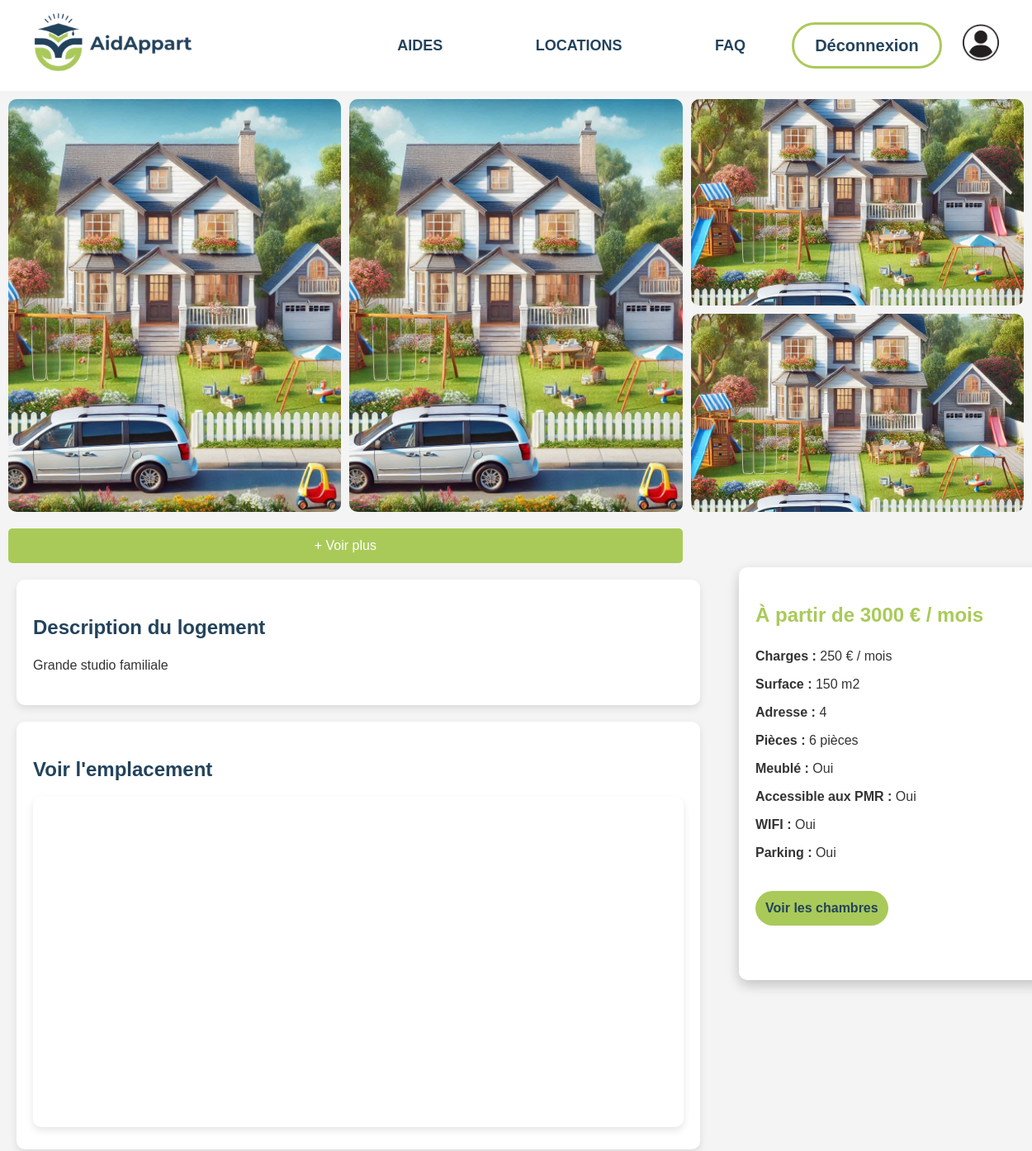
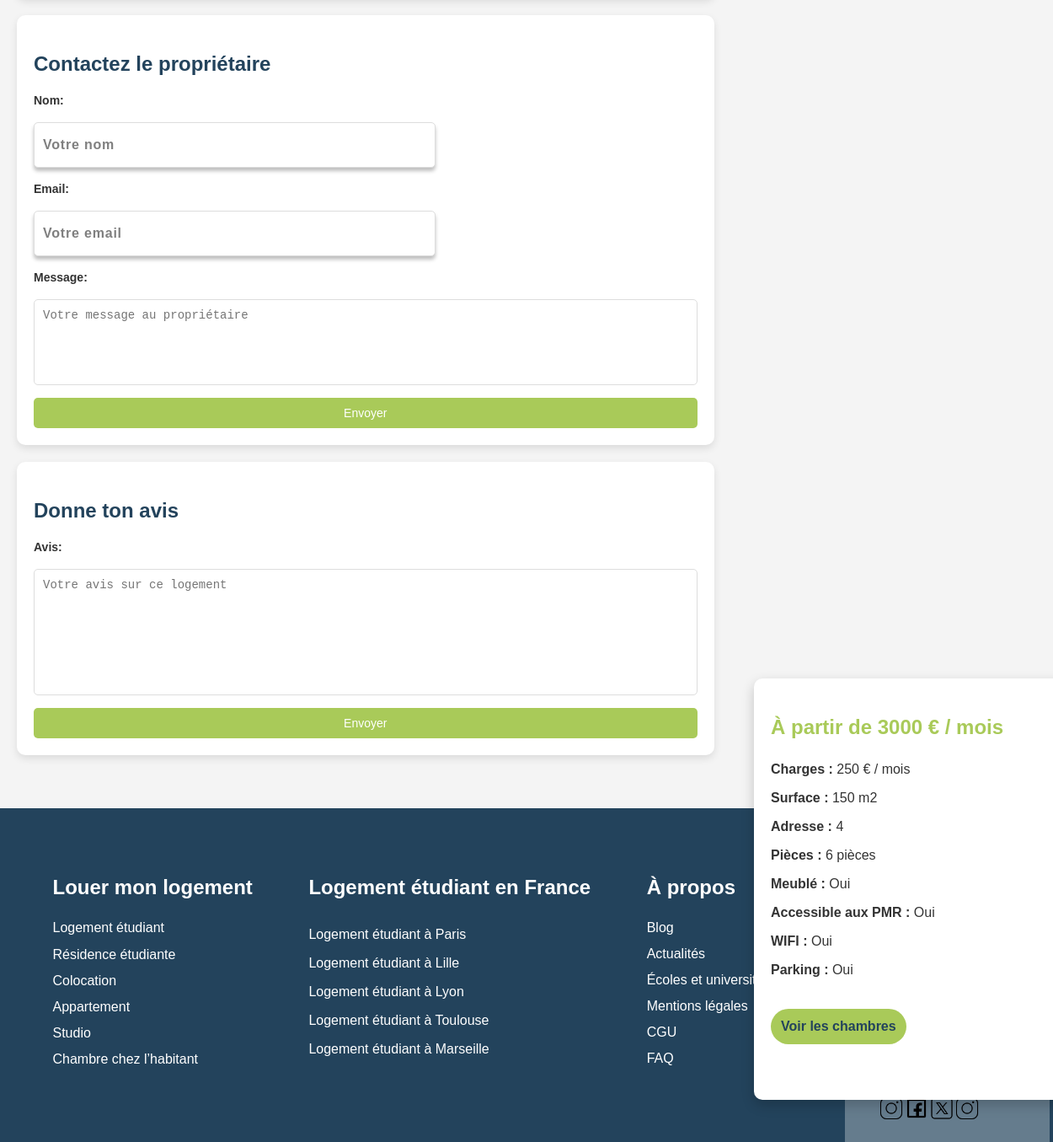
/?controller=annonces&action=annonces&id=4 (signed in), run on the app's committed database (2 pictures, top to bottom).
### tables this page shows
CREATE TABLE Logement (
    id INT PRIMARY KEY AUTO_INCREMENT,
    type VARCHAR(255) NOT NULL,
    surface INT NOT NULL,
    proprietaire INT NOT NULL,
    loyer INT NOT NULL,
    charges INT NOT NULL,
    creer_a DATE NOT NULL,
    adresse INT NOT NULL,
    est_meuble BOOLEAN NOT NULL,
    a_WIFI BOOLEAN NOT NULL,
    est_accessible_PMR BOOLEAN NOT NULL,
    nb_pieces INT NOT NULL,
    a_parking BOOLEAN NOT NULL,
    description TEXT NOT NULL,
    FOREIGN KEY (proprietaire) REFERENCES Personne(id) ON DELETE CASCADE
);

### Models/Model.php (called while the page is built, shortened)
<?php
require_once 'Utils/config.php';
class Model {
    private $db;
    private static $instance = null;
    private function __construct() {
        global $servername, $username, $password, $dbname;
        $this->db = new PDO("mysql:host=$servername;dbname=$dbname", $username, $password);
        $this->db->setAttribute(PDO::ATTR_ERRMODE, PDO::ERRMODE_EXCEPTION);
        $this->db->query("SET NAMES 'utf8'");
    }
    public static function getModel() {
        if (self::$instance === null) {
            self::$instance = new self();
        }
        return self::$instance;
    }
    public function getAnnonceById($id) {
        $stmt = $this->db->prepare("SELECT * FROM Logement WHERE id = :id");
        $stmt->bindParam(':id', $id, PDO::PARAM_INT);
        $stmt->execute();
        return $stmt->fetch(PDO::FETCH_ASSOC);
    }
}
?>

### Utils/config.php (called while the page is built, shortened)
<?php
$environment = (getenv('SERVER_NAME') == 'localhost') ? 'local' : 'production';
if ( $environment == "local") {
    $servername = 'localhost';
    $username = 'default_user';
    $password = 'AidappartNova';
    $dbname = 'aidappart';
} else {
    $servername = getenv("MYSQL_HOST");
    $username = getenv("MYSQL_USER");
    $password = getenv("MYSQL_PASSWORD");
    $dbname = getenv("MYSQL_DATABASE");
}
?>

### Views/view_annonces.php (the view, shortened to what this page needs)
<!DOCTYPE html>
<html lang="en">
<head>
  <link rel="stylesheet" href="Content/css/css_annonce.css">
</head>
<body>
  <?php include 'Layout/view_header.php'; ?>
  <div class="container-annonce">
  <div class="image-gallery">
    <img src="Content/Images/Proprio_<?php echo $data["id_annonces"]; ?>/Logement_<?php echo $data["id_annonces"]; ?>/image_vitrine.png" alt="Room view">
    <img src="Content/Images/Proprio_<?php echo $data["id_annonces"]; ?>/Logement_<?php echo $data["id_annonces"]; ?>/image_vitrine.png" alt="Pool view">
    <img src="Content/Images/Proprio_<?php echo $data["id_annonces"]; ?>/Logement_<?php echo $data["id_annonces"]; ?>/image_vitrine.png" alt="Lounge area">
    <img src="Content/Images/Proprio_<?php echo $data["id_annonces"]; ?>/Logement_<?php echo $data["id_annonces"]; ?>/image_vitrine.png" alt="Rooftop area">
    <button id="show-more" class="show-more">+ Voir plus</button>
  </div>
    <aside class="details">
      <h2>À partir de <strong><?php echo htmlspecialchars($data["annonces"]['loyer']); ?> € / mois </strong></h2>
      <p><strong>Charges : </strong><?php echo htmlspecialchars($data["annonces"]['charges']); ?> € / mois</p>
      <p><strong>Surface : </strong><?php echo htmlspecialchars($data["annonces"]['surface']); ?> m2 </p>
      <p><strong>Adresse : </strong><?php echo htmlspecialchars($data["annonces"]['adresse']); ?></p>
      <p><strong>Pièces : </strong><?php echo htmlspecialchars($data["annonces"]['nb_pieces']); ?> pièces </p>
      <p><strong>Meublé : </strong><?php echo htmlspecialchars($data["annonces"]['est_meuble']); ?></p>
      <p><strong>Accessible aux PMR : </strong><?php echo htmlspecialchars($data["annonces"]['est_accessible_PMR']); ?></p>
      <p><strong>WIFI : </strong><?php echo htmlspecialchars($data["annonces"]['a_WIFI']); ?></p>
      <p><strong>Parking : </strong><?php echo htmlspecialchars($data["annonces"]['a_parking']); ?></p></br>
      <button id="show-more-ch" class="show-more-ch">Voir les chambres</button>
    </aside>
  </div>
  <aside class="details-info">
    <h2>À partir de <strong><?php echo htmlspecialchars($data["annonces"]['loyer']); ?> € / mois </strong></h2>
      <p><strong>Charges : </strong><?php echo htmlspecialchars($data["annonces"]['charges']); ?> € / mois</p>
      <p><strong>Surface : </strong><?php echo htmlspecialchars($data["annonces"]['surface']); ?> m2 </p>
      <p><strong>Adresse : </strong><?php echo htmlspecialchars($data["annonces"]['adresse']); ?></p>
      <p><strong>Pièces : </strong><?php echo htmlspecialchars($data["annonces"]['nb_pieces']); ?> pièces </p>
      <p><strong>Meublé : </strong><?php echo htmlspecialchars($data["annonces"]['est_meuble']); ?></p>
      <p><strong>Accessible aux PMR : </strong><?php echo htmlspecialchars($data["annonces"]['est_accessible_PMR']); ?></p>
      <p><strong>WIFI : </strong><?php echo htmlspecialchars($data["annonces"]['a_WIFI']); ?></p>
      <p><strong>Parking : </strong><?php echo htmlspecialchars($data["annonces"]['a_parking']); ?></p></br>
      <button id="show-more-ch" class="show-more-ch">Voir les chambres</button>
  </aside>
  <section class="description">
    <h2>Description du logement</h2>
    <p><?php echo htmlspecialchars($data["annonces"]['description']); ?></p>
  </section>
  <section class="location">
    <h2>Voir l'emplacement</h2>
    <iframe
      src="https://www.google.com/maps/embed?pb=!1m18!1m12!1m3!1d2886.5263202364767!2d1.3570190155071896!3d43.61582257912245!2m3!1f0!2f0!3f0!3m2!1i1024!2i768!4f13.1!3m3!1m2!1s0x12aea3a4a4f7e1b1%3A0x74f80760b48a5a59!2sAppart&#39;City%20Toulouse%20A%C3%A9roport%20Cornebarrieu!5e0!3m2!1sen!2sfr!4v1635154872891!5m2!1sen!2sfr"
      width="100%"
      height="400"
      style="border:0;"
      allowfullscreen=""
      loading="lazy"
    ></iframe>
  </section>
  <section class="contact">
    <h2>Contactez le propriétaire</h2>
    <form>
      <label for="name">Nom:</label>
      <input type="text" id="name" placeholder="Votre nom" required>
      <label for="email">Email:</label>
      <input type="email" id="email" placeholder="Votre email" required>
      <label for="message">Message:</label>
      <textarea id="message" placeholder="Votre message au propriétaire" rows="5" required></textarea>
      <button type="submit">Envoyer</button>
    </form>
  </section>
  <section class="contact">
    <h2>Donne ton avis</h2>
    <form>
      <label for="message">Avis:</label>
      <textarea id="message" placeholder="Votre avis sur ce logement" rows="8" required></textarea>
      <button type="submit">Envoyer</button>
    </form>
  </section>
  <?php include 'Layout/footer.php'; ?>
</body>
</html>

### Content/css/css_annonce.css (style rules this page uses)
.image-gallery { position: relative; display: grid; height: auto; grid-template-columns: repeat(3, 1fr); gap: 10px; flex: 3; max-width: 100%; }
.image-gallery img { width: 100%; height: 300px; border-radius: 10px; object-fit: cover; }
.image-gallery img:nth-child(1) { height: 500px; grid-column: 1; grid-row: 1 / span 2; }
.image-gallery img:nth-child(2) { height: 500px; grid-column: 2; grid-row: 1; }
.image-gallery img:nth-child(3) { height: 250px; grid-column: 3; grid-row: 1; }
.image-gallery img:nth-child(4) { margin-top: 260px; height: 240px; grid-column: 3; grid-row: 1; }
.show-more { grid-column: 1 / span 2; padding: 12px; background-color: #a9ca59; color: white; border: none; border-radius: 5px; cursor: pointer; font-size: 16px; transition: background-color 0.3s ease; }
.container-annonce { display: flex; justify-content: space-between; align-items: flex-start; gap: 10px; max-width: 100%; margin: 10px; flex-wrap: wrap; box-sizing: border-box; }
.details { position: absolute; top: 25%; left: 70%; flex: 1; background-color: white; padding: 20px; border-radius: 10px; box-shadow: 0 6px 15px rgba(0, 0, 0, 0.2); width: 380px; margin-left: 20px; box-sizing: border-box; height: 500px; }
.details h2 { color: #a9ca59; }
.details p { margin: 10px 0; }
.details button { background-color: #a9ca59; color: #23435c; padding: 12px; border: none; border-radius: 25px; font-size: 16px; font-weight: bold; cursor: pointer; transition: background-color 0.3s ease; }
.details-info { position: absolute; top: 80%; left: 70%; flex: 1; background-color: white; padding: 20px; border-radius: 10px; box-shadow: 0 6px 15px rgba(0, 0, 0, 0.2); width: 380px; margin-left: 20px; box-sizing: border-box; height: 500px; }
.details-info h2 { color: #a9ca59; }
.details-info p { margin: 10px 0; }
.details-info button { background-color: #a9ca59; color: #23435c; padding: 12px; border: none; border-radius: 25px; font-size: 16px; font-weight: bold; cursor: pointer; transition: background-color 0.3s ease; }
.description, .contact, .location { margin: 20px; padding: 20px; background-color: white; border-radius: 10px; box-shadow: 0 4px 10px rgba(0, 0, 0, 0.1); max-width: 63%; }
.description, .avis, .location { margin: 20px; padding: 20px; background-color: white; border-radius: 10px; box-shadow: 0 4px 10px rgba(0, 0, 0, 0.1); max-width: 63%; }
.description h2, .contact h2, .location h2 { margin-bottom: 15px; color: #23435c; }
.description h2, .avis h2, .location h2 { margin-bottom: 15px; color: #23435c; }
form { display: flex; flex-direction: column; gap: 15px; }
form label { font-size: 14px; font-weight: bold; }
form input, form textarea, form button { padding: 10px; border: 1px solid #ddd; border-radius: 5px; font-size: 14px; }
form textarea { resize: none; }
form button { background-color: #a9ca59; color: white; border: none; cursor: pointer; transition: background-color 0.3s ease; }
.location iframe { border-radius: 10px; box-shadow: 0 4px 10px rgba(0, 0, 0, 0.1); }

### Content/css/stylesheet.css (style rules this page uses)
body { margin: 0; font-family: Arial, sans-serif; }

### Content/css/index.css (style rules this page uses)
:root { --primary-color: #0066cc; --secondary-color: #005bb5; --blue: #23435C; --green: #A9CA59; --bleu-claire:#DFEFFC; --degrader-vert: linear-gradient(180deg, rgba(171, 201, 89, 0.5) 23.5%, rgba(255, 255, 255, 0.5) 100%); --degrader-gris: linear-gradient(180deg, rgba(255, 255, 255, 0.5) 23.5%, rgba(2, 0, 0, 0) 100%); }
body { font-size: 16px; line-height: 1.5; color: #333; background-color: #f4f4f4; margin: 0; background-repeat: no-repeat; background-size: cover; }
h1, h2, h3, h4, h5, h6 { margin-bottom: 20px; color: #444; }
input { width: 455px; height: 32px; box-shadow: 0 4px 4px rgba(0, 0, 0, 0.25); border-radius: 10px; padding: 10px; }
input::placeholder { font-style: normal; font-weight: 900; font-size: 16px; line-height: 1.5px; letter-spacing: 0.05em; color: rgba(0, 0, 0, 0.50); }

### Content/css/footer.css (style rules this page uses)
body { font-family: Arial, sans-serif; margin: 0; padding: 0; box-sizing: border-box; }

### data on the page
logement: loyer "3000", charges "250", surface "150", adresse "4", nb_pieces "6", description "Grande studio familiale"

### other printed values
$data["annonces"]['est_meuble'] "Oui"
$data["annonces"]['est_accessible_PMR'] "Oui"
$data["annonces"]['a_WIFI'] "Oui"
$data["annonces"]['a_parking'] "Oui"
